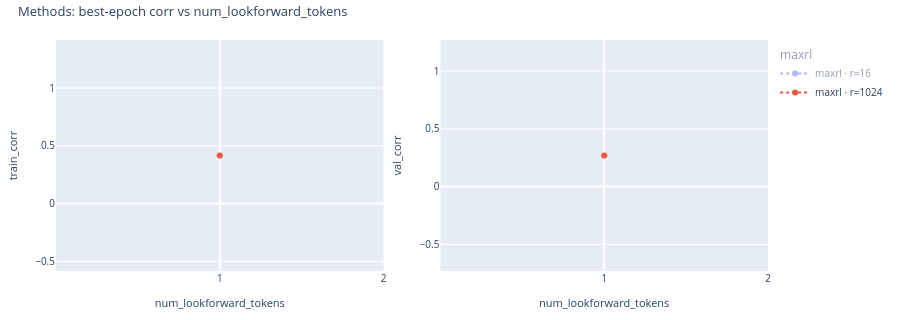

The notebook cell this image was saved under:
### Markdown cell above
## Cross-method comparison

### Code cell
if any(c is not None for c in (sl, grpo, maxrl_sf)):
    display(
        plot_methods_vs_lookforward(
            sl=sl,
            grpo=grpo,
            maxrl=maxrl_sf,
            title="Methods: best-epoch corr vs num_lookforward_tokens",
            x_scale="uniform",
            save_path=WRITEUP_ASSETS / "methods_vs_lookforward.html",
        )
    )
else:
    print("No artifacts for any method.")

### Figure 1 — Plotly figure (JSON) as saved in the notebook; plotly's stock layout.template omitted (floating-point values rounded to 4 significant figures)
{"data": [{"customdata": [[8, 5, 1, "look=8 r=16"]], "error_y": {"array": [0], "arrayminus": [0], "symmetric": false, "thickness": 1, "type": "data", "width": 3}, "hovertemplate": "num_lookforward_tokens: %{customdata[0]}<br>train_corr: %{y}<br>epoch: %{customdata[1]}<br>n_seeds: %{customdata[2]}<extra>maxrl · r=16 %{customdata[3]}</extra>", "legendgroup": "maxrl", "legendgrouptitle": {"text": "maxrl"}, "line": {"color": "#636EFA", "dash": "dot"}, "marker": {"color": "#636EFA"}, "mode": "lines+markers", "name": "maxrl · r=16", "showlegend": true, "type": "scatter", "visible": "legendonly", "x": [7], "xaxis": "x", "y": [0.4249], "yaxis": "y"}, {"customdata": [[1, 2, 1, "look=1 r=1024"]], "error_y": {"array": [0], "arrayminus": [0], "symmetric": false, "thickness": 1, "type": "data", "width": 3}, "hovertemplate": "num_lookforward_tokens: %{customdata[0]}<br>train_corr: %{y}<br>epoch: %{customdata[1]}<br>n_seeds: %{customdata[2]}<extra>maxrl · r=1024 %{customdata[3]}</extra>", "legendgroup": "maxrl", "legendgrouptitle": {"text": "maxrl"}, "line": {"color": "#EF553B", "dash": "dot"}, "marker": {"color": "#EF553B"}, "mode": "lines+markers", "name": "maxrl · r=1024", "showlegend": true, "type": "scatter", "x": [0], "xaxis": "x", "y": [0.4162], "yaxis": "y"}, {"customdata": [[8, 0, 1, "look=8 r=16"]], "error_y": {"array": [0], "arrayminus": [0], "symmetric": false, "thickness": 1, "type": "data", "width": 3}, "hovertemplate": "num_lookforward_tokens: %{customdata[0]}<br>val_corr: %{y}<br>epoch: %{customdata[1]}<br>n_seeds: %{customdata[2]}<extra>maxrl · r=16 %{customdata[3]}</extra>", "legendgroup": "maxrl", "legendgrouptitle": {"text": "maxrl"}, "line": {"color": "#636EFA", "dash": "dot"}, "marker": {"color": "#636EFA"}, "mode": "lines+markers", "name": "maxrl · r=16", "showlegend": false, "type": "scatter", "visible": "legendonly", "x": [7], "xaxis": "x2", "y": [0.05878], "yaxis": "y2"}, {"customdata": [[1, 1, 1, "look=1 r=1024"]], "error_y": {"array": [0], "arrayminus": [0], "symmetric": false, "thickness": 1, "type": "data", "width": 3}, "hovertemplate": "num_lookforward_tokens: %{customdata[0]}<br>val_corr: %{y}<br>epoch: %{customdata[1]}<br>n_seeds: %{customdata[2]}<extra>maxrl · r=1024 %{customdata[3]}</extra>", "legendgroup": "maxrl", "legendgrouptitle": {"text": "maxrl"}, "line": {"color": "#EF553B", "dash": "dot"}, "marker": {"color": "#EF553B"}, "mode": "lines+markers", "name": "maxrl · r=1024", "showlegend": false, "type": "scatter", "x": [0], "xaxis": "x2", "y": [0.2688], "yaxis": "y2"}], "layout": {"font": {"size": 11}, "height": 320, "legend": {"font": {"size": 10}, "groupclick": "togglegroup", "x": 1.01, "xanchor": "left", "y": 1, "yanchor": "top"}, "margin": {"b": 40, "l": 50, "r": 105, "t": 40}, "title": {"font": {"size": 13}, "text": "Methods: best-epoch corr vs num_lookforward_tokens", "x": 0.02, "xanchor": "left", "y": 0.98, "yanchor": "top"}, "xaxis": {"anchor": "y", "domain": [0, 0.46], "tickfont": {"size": 10}, "tickmode": "array", "ticktext": ["1", "2", "3", "4", "5", "6", "7", "8"], "tickvals": [0, 1, 2, 3, 4, 5, 6, 7], "title": {"font": {"size": 11}, "text": "num_lookforward_tokens"}}, "xaxis2": {"anchor": "y2", "domain": [0.54, 1], "tickfont": {"size": 10}, "tickmode": "array", "ticktext": ["1", "2", "3", "4", "5", "6", "7", "8"], "tickvals": [0, 1, 2, 3, 4, 5, 6, 7], "title": {"font": {"size": 11}, "text": "num_lookforward_tokens"}}, "yaxis": {"anchor": "x", "domain": [0, 1], "tickfont": {"size": 10}, "title": {"font": {"size": 11}, "text": "train_corr"}}, "yaxis2": {"anchor": "x2", "domain": [0, 1], "tickfont": {"size": 10}, "title": {"font": {"size": 11}, "text": "val_corr"}}}}
